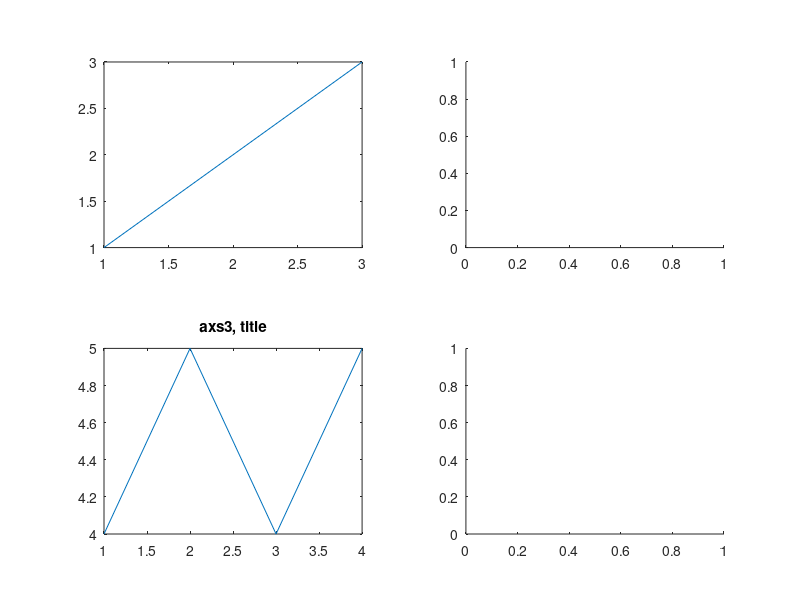

This figure's MATLAB source: (Note: this script raises an error after producing the figure.)
% fig_ax_check.m
% Pythonの以下(ネットの転がりもの)あたりをMATLABでできるようにして, 関数化したい
% fig, axes= plt.subplots(2,2)
% axes[0][0].plot([1,2,3])
% axes[1][0].plot([4,5,4,5])
clear
close all

%% サブプロットの検証
fig = figure;  % 図のハンドルを取得
% 各サブプロットのハンドルを取得
% subplotではfigとaxを紐付けるにはこうするしかない
% MATLABにsubplotsはない
% tiledlayoutは2019以後だから互換性悪
axs = zeros(2, 2); % 2x2の配列を初期化
for i = 1:4
    axs(i) = subplot(2,2,i,'Parent',fig);   %axesが予約語
end
% ax1 = subplot(2, 2, 1, 'Parent', fig); % 左上
% ax2 = subplot(2, 2, 2, 'Parent', fig); % 右上
% ax3 = subplot(2, 2, 3, 'Parent', fig); % 左下
% ax4 = subplot(2, 2, 4, 'Parent', fig); % 右下
% 各座標軸にプロットを作成
plot(axs(1), [1, 2, 3]); % 左上のサブプロットにプロット
plot(axs(3), [4, 5, 4, 5]); % 左下のサブプロットにプロット
title(axs(3), "axs3, title")
sgtitle("SG TITLE")
saveas(gcf,"test1.png")

%% プロット関数化
z = rand(8,10) + 1i * rand(8,10);
% figure初期化省略
% fig2 = figure;    
% ax = subplot(1,1,1,'Parent',fig2)
savepath = 'fig_test.png';
% plot_gain_z(z, [], savepath, 'keep');
plot_gain_z(z);


%% axにプロットする機能を維持しつつ, figのconstructorがない場合でも1行でプロットできる汎用プロット構成
% (保存もループ検証中の重ね書きや書き直し(close,clf)もできるモンテカルロシミュレーション用)
%Example
% plot_gain_z(z, [], "fig_test.png", 'keep');
% plot_gain_z(z); ←保存・closefigせずfigure初期化&プロット
% plot_gain_z(a, ax)  ...など

function [ax, fig] = plot_gain_z(z, ax, savepath, dstrct)
%plot_gain_z zのプロット
if ~exist('ax','var'); ax = []; end             % ax: 'matlab.graphics.axis.Axes', or 引数無or[]➡fig初期化
if ~exist('savepath','var'); savepath = []; end % savepath: string or char, or 引数無or[]➡保存無
if ~exist('dstrct','var'); dstrct = 'keep'; end % dstrct: 'keep'(default), 'closeaxes', 'clearfigure', 'closefigure'

if isempty(ax)  % ax空ならばfig,ax初期化
    fig = figure;   ax = subplot(1,1,1,'Parent',fig);
end
hold(ax,'on');  grid(ax,'on')
% ---任意のプロット---
p_each = plot(ax,abs(z));
p_mean = plot(ax,mean(abs(z),2),'r','DisplayName','平均');
p_line = yline(ax,mean(abs(z),"all"),'k','DisplayName','全平均');
xlabel(ax, "row no.");  xlim(ax,[1,8])
ylabel(ax, "abs(z)");   ylim(ax,[0,2])
title("TITLE")
legend(ax,[p_mean, p_line])% 平均, 全平均にのみlabel付加   
% plot時にDisplayNameを明示しない代わりにlegend(ax,[p_mean, p_line],{'平均', '全平均'})でも可
% ---END---
hold(ax,'off')
fig = gcf;
if ~isempty(savepath);  saveas(gcf, savepath);  end     % 保存

% figure,axの描画・保存後の扱い
switch dstrct
    case 'keep'         % 何もしない
    case 'closeaxes';   cla;
    case 'clearfigure'; clf;
    case 'closefigure'; close(fig)
end

end
